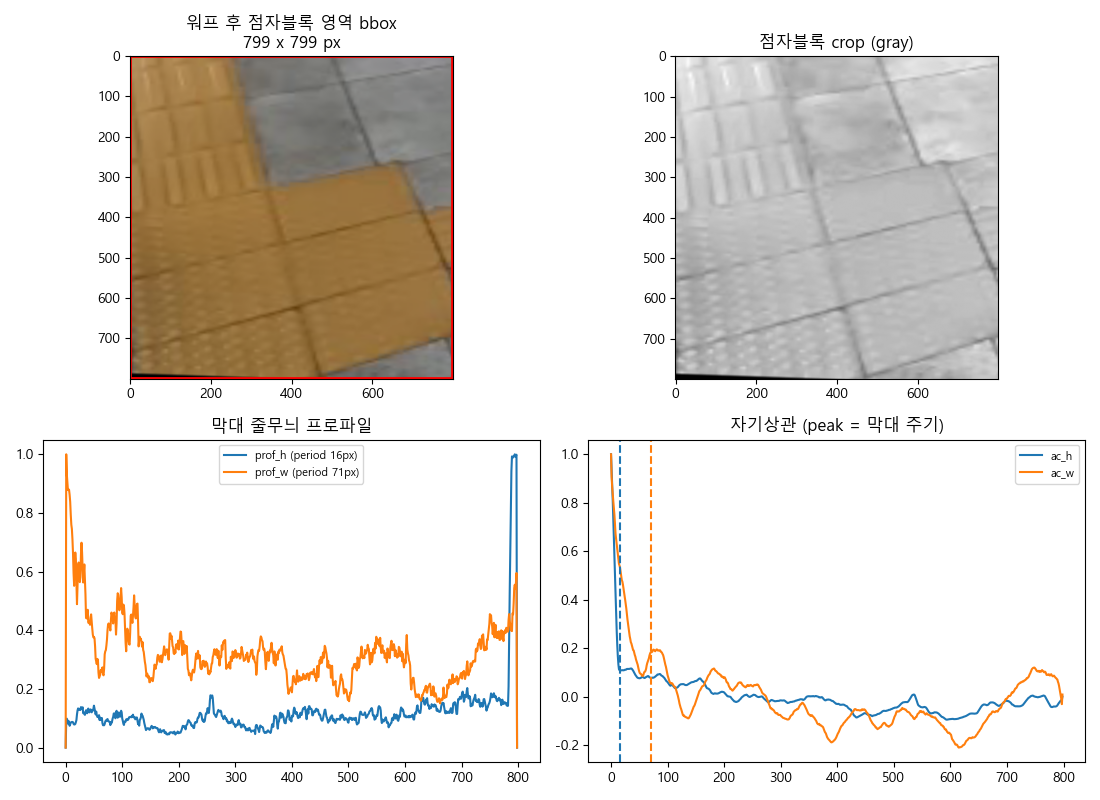

This chart was generated by the following Python code:
"""
워프된 영역 안에서 점자블록(주황) 마스크를 다시 잡아 정확한 매트릭스 외곽 + 칸 수 자동 산출.
선형 점자블록의 막대 줄무늬를 morphology로 카운트.
"""
import os, sys
try: sys.stdout.reconfigure(encoding="utf-8")
except Exception: pass
import cv2, numpy as np
import matplotlib
matplotlib.use("Agg")
import matplotlib.pyplot as plt
matplotlib.rcParams["font.family"] = "Malgun Gothic"
matplotlib.rcParams["axes.unicode_minus"] = False

VIDEO = r"C:\Users\aaron\tagless\개찰구 촬영 영상\1\GX010193_blurred.MP4"
DIR = r"C:\Users\aaron\tagless\영상데이터"

src = np.load(os.path.join(DIR, "tactile_box.npy")).astype(np.float32)

cap = cv2.VideoCapture(VIDEO)
n_total = int(cap.get(cv2.CAP_PROP_FRAME_COUNT))
# 여러 프레임 누적
acc = None; cnt = 0
for idx in [30, n_total//4, n_total//2, 3*n_total//4, n_total-100]:
    cap.set(cv2.CAP_PROP_POS_FRAMES, idx)
    ok, f = cap.read()
    if not ok: continue
    acc = f.astype(np.float32) if acc is None else acc + f.astype(np.float32)
    cnt += 1
cap.release()
base = (acc/cnt).astype(np.uint8)

# 큰 워프
WARP = 800
warp_dst = np.array([[0,0],[WARP,0],[WARP,WARP],[0,WARP]], dtype=np.float32)
H_warp = cv2.getPerspectiveTransform(src, warp_dst)
warped = cv2.warpPerspective(base, H_warp, (WARP, WARP))

# 워프 영상에서 점자블록 색(주황) 마스크
hsv = cv2.cvtColor(warped, cv2.COLOR_BGR2HSV)
mask = cv2.inRange(hsv, (10, 80, 80), (35, 255, 255))
k = cv2.getStructuringElement(cv2.MORPH_RECT, (7,7))
mask = cv2.morphologyEx(mask, cv2.MORPH_CLOSE, k, iterations=2)
mask = cv2.morphologyEx(mask, cv2.MORPH_OPEN, k, iterations=1)

# 점자블록 정확한 외곽 = 마스크의 boundingRect (워프 후이므로 직사각형)
ys, xs = np.where(mask > 0)
if len(xs) == 0:
    print("[ERROR] 워프 후 점자블록 색 검출 실패")
    sys.exit(1)
x0, x1 = xs.min(), xs.max()
y0, y1 = ys.min(), ys.max()
W_px = x1 - x0
H_px = y1 - y0
print(f"워프 후 점자블록 마스크 bbox: x=[{x0},{x1}] y=[{y0},{y1}]")
print(f"  실제 영역 크기: {W_px} x {H_px} px")

# 워프 영상은 src 4점이 (0,0)~(WARP,WARP)로 매핑됨.
# src 영역의 실제 미터 길이는 모름. 하지만 워프된 마스크의 비율로 가로:세로 비율은 정확.
# 점자블록은 30cm 정사각형 → 가로/세로 칸 수 = W_px / cell_px, H_px / cell_px (cell_px 동일)
# cell_px 자동 추정: 워프 영상에서 점자블록 막대 줄무늬를 검출

# 막대 검출 — 워프 영상의 점자블록 영역만 추출
crop = warped[y0:y1, x0:x1]
crop_gray = cv2.cvtColor(crop, cv2.COLOR_BGR2GRAY)
# Sobel로 가로/세로 edge 강조
sx = cv2.Sobel(crop_gray, cv2.CV_32F, 1, 0, ksize=3)
sy = cv2.Sobel(crop_gray, cv2.CV_32F, 0, 1, ksize=3)
abs_sx = cv2.convertScaleAbs(sx)
abs_sy = cv2.convertScaleAbs(sy)

# 가로 edge 프로파일 (각 행의 가로 edge 합) — 막대가 가로면 행 사이에 강한 변화
prof_h = abs_sy.sum(axis=1).astype(np.float32)   # 행별 세로 edge 강도(가로 막대 사이 어두움)
prof_w = abs_sx.sum(axis=0).astype(np.float32)
# 정규화
prof_h = (prof_h - prof_h.min()) / (prof_h.max() - prof_h.min() + 1e-6)
prof_w = (prof_w - prof_w.min()) / (prof_w.max() - prof_w.min() + 1e-6)

# 자동 주기 검출 - FFT
def dominant_period(profile):
    p = profile - profile.mean()
    # 자기상관
    n = len(p)
    ac = np.correlate(p, p, mode="full")[n-1:]
    ac = ac / (ac[0] + 1e-9)
    # 첫 피크 (lag>5)
    for k in range(5, len(ac)-1):
        if ac[k] > ac[k-1] and ac[k] >= ac[k+1] and ac[k] > 0.1:
            return k, ac
    return None, ac

per_h, ac_h = dominant_period(prof_h)
per_w, ac_w = dominant_period(prof_w)
print(f"막대 줄무늬 자동 주기:")
print(f"  세로 방향(행): {per_h} px")
print(f"  가로 방향(열): {per_w} px")

# 점자블록 1칸 30cm 안에 막대 5개 → 막대 주기 ≈ 30/5 = 6cm
# 즉 px → cm 환산: 6cm / per_px
result = {}
if per_h is not None and per_h > 0:
    cm_per_px_h = 6.0 / per_h
    H_cm = H_px * cm_per_px_h
    nH = round(H_cm / 30)
    print(f"  → 세로 길이 {H_cm:.1f}cm = {H_cm/30:.2f} 점자블록 칸 (반올림 {nH})")
    result["H"] = nH
if per_w is not None and per_w > 0:
    cm_per_px_w = 6.0 / per_w
    W_cm = W_px * cm_per_px_w
    nW = round(W_cm / 30)
    print(f"  → 가로 길이 {W_cm:.1f}cm = {W_cm/30:.2f} 점자블록 칸 (반올림 {nW})")
    result["W"] = nW

# 시각화
fig, axes = plt.subplots(2, 2, figsize=(11, 8), dpi=100)
axes[0,0].imshow(cv2.cvtColor(warped, cv2.COLOR_BGR2RGB))
axes[0,0].add_patch(plt.Rectangle((x0,y0), W_px, H_px, fill=False, ec="red", lw=2))
axes[0,0].set_title(f"워프 후 점자블록 영역 bbox\n{W_px} x {H_px} px")

axes[0,1].imshow(crop_gray, cmap="gray")
axes[0,1].set_title("점자블록 crop (gray)")

axes[1,0].plot(prof_h, label=f"prof_h (period {per_h}px)")
axes[1,0].plot(prof_w, label=f"prof_w (period {per_w}px)")
axes[1,0].legend(fontsize=8); axes[1,0].set_title("막대 줄무늬 프로파일")

axes[1,1].plot(ac_h, label="ac_h", color="C0")
axes[1,1].plot(ac_w, label="ac_w", color="C1")
if per_h: axes[1,1].axvline(per_h, color="C0", ls="--")
if per_w: axes[1,1].axvline(per_w, color="C1", ls="--")
axes[1,1].legend(fontsize=8); axes[1,1].set_title("자기상관 (peak = 막대 주기)")
fig.tight_layout()
fig.savefig(os.path.join(DIR, "auto_size.png"))
print("saved:", os.path.join(DIR, "auto_size.png"))

# 결과 저장 (analyze.py에서 읽어가도록)
if "W" in result and "H" in result and result["W"] > 0 and result["H"] > 0:
    np.save(os.path.join(DIR, "tactile_blocks.npy"),
            np.array([result["W"], result["H"]]))
    print(f"\n점자블록 매트릭스 자동 산출: {result['W']} x {result['H']} 칸 "
          f"= {result['W']*0.3:.2f}m x {result['H']*0.3:.2f}m")
